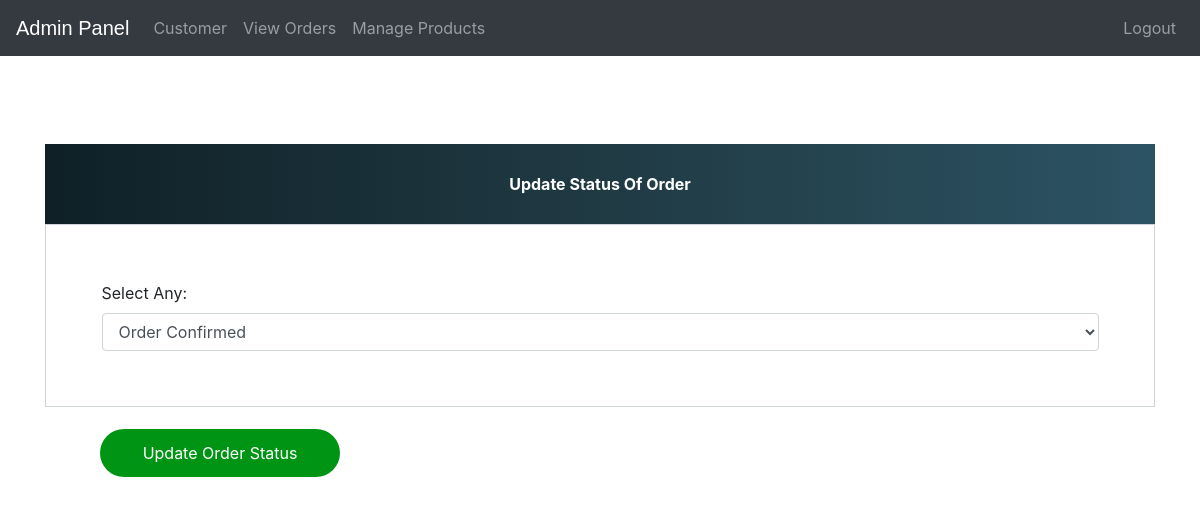
Page /update-order/7 (signed in) on the earlier database version.
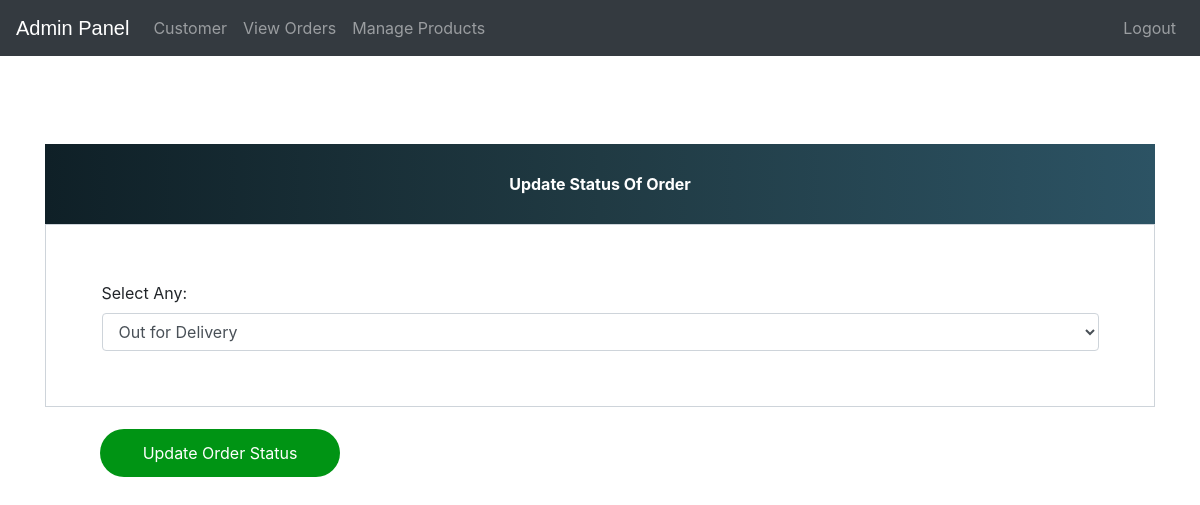
Same page on the later database version.
### ecom/models.py (models this page shows)
class Orders(models.Model):
    STATUS =(
        ('Pending','Pending'),
        ('Order Confirmed','Order Confirmed'),
        ('Out for Delivery','Out for Delivery'),
        ('Delivered','Delivered'),
    )
    customer=models.ForeignKey('Customer', on_delete=models.CASCADE,null=True)
    product=models.ForeignKey('Product',on_delete=models.CASCADE,null=True)
    email = models.CharField(max_length=50,null=True)
    address = models.CharField(max_length=500,null=True)
    mobile = models.CharField(max_length=20,null=True)
    order_date= models.DateField(auto_now_add=True,null=True)
    status=models.CharField(max_length=50,null=True,choices=STATUS)

### ecom/views.py (the view)
# urls.py: path('update-order/<int:pk>', views.update_order_view,name='update-order'),
@login_required(login_url='adminlogin')
def update_order_view(request,pk):
    order=models.Orders.objects.get(id=pk)
    orderForm=forms.OrderForm(instance=order)
    if request.method=='POST':
        orderForm=forms.OrderForm(request.POST,instance=order)
        if orderForm.is_valid():
            orderForm.save()
            return redirect('admin-view-booking')
    return render(request,'ecom/update_order.html',{'orderForm':orderForm})

### ecom/forms.py
class OrderForm(forms.ModelForm):
    class Meta:
        model=models.Orders
        fields=['status']

### templates/ecom/update_order.html (shortened to what this page needs)
{% extends 'ecom/admin_base.html' %}
{% load widget_tweaks %}
{% block content %}
<head>
  <link href="//maxcdn.bootstrapcdn.com/bootstrap/4.1.1/css/bootstrap.min.css" rel="stylesheet" id="bootstrap-css">
</head>
<br><br><br><br><br><br>
<form method="post">
  <div class="container register-form">
    <div class="form">
      <div class="note">
        <p>Update Status Of Order</p>
      </div>
      <div class="form-content">
            <label for="">Select Any:</label>
              {% render_field orderForm.status class="form-control" placeholder="Address" %}
            </div>
          </div>
        </div>
        <button type="submit" class="btnSubmit">Update Order Status</button>
</form>
{% endblock content %}

Differences in the rows shown:
changed Orders: status "Order Confirmed" → "Out for Delivery"
